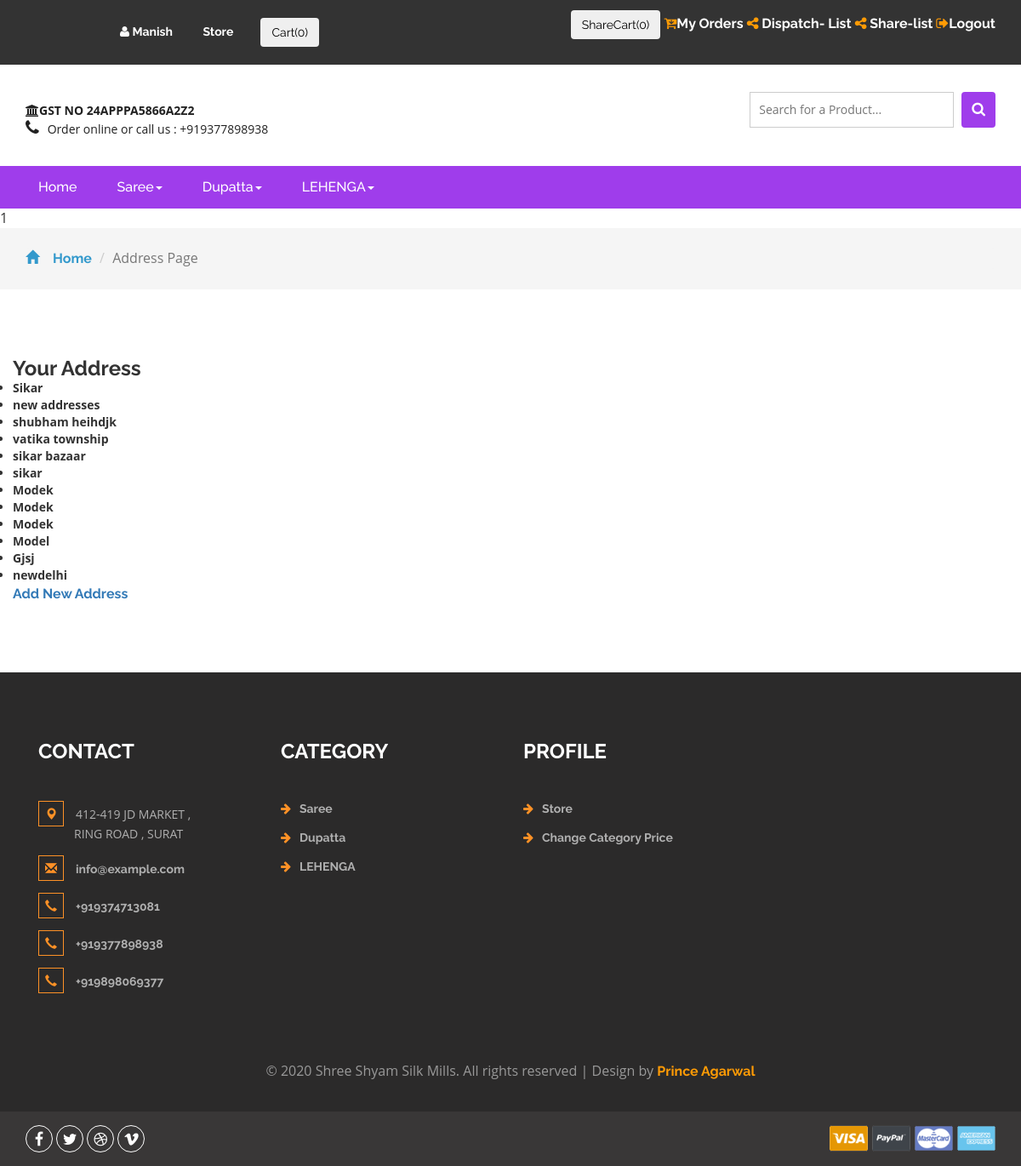
Screenshot of /api/addresses/ (signed in) with the database file from the repository.
### core/models.py (models this page shows, shortened)
class Category(models.Model):
    name = models.CharField(max_length=200)
    slug = models.SlugField()
    parent = models.ForeignKey('self',blank=True, null=True ,related_name='children',on_delete= models.CASCADE)
    class Meta:
        unique_together = ('slug', 'parent',)
        verbose_name_plural = "categories"
    def __str__(self):
        full_path = [self.name]
        k = self.parent
        while k is not None:
            full_path.append(k.name)
            k = k.parent
        return ' -> '.join(full_path[::-1])

class Address(models.Model):
    user = models.ForeignKey(settings.AUTH_USER_MODEL,
                             on_delete=models.CASCADE)
    street_address = models.TextField(max_length=5000)
    city = models.CharField(max_length=100)
    state = models.CharField(choices=STATE_CHOICES,max_length=255, null=True, blank=True)
    pincode = models.CharField(max_length=100)
    address_type = models.CharField(max_length=1, choices=ADDRESS_CHOICES)
    default = models.BooleanField(default=False)
    class Meta:
        verbose_name_plural = 'Addresses'

### core/api/views.py (the view, shortened to what this page needs)
# urls.py: path('addresses/', AddressListView.as_view(), name='address-list'),
class AddressListView(ListAPIView):
    permission_classes = (IsAuthenticated, )
    serializer_class = AddressSerializer
    template_name = "core/checkout.html"
    def get(self,request):
        template_name = "core/beverages.html"
        Address_list = Address.objects.filter(user= request.user)
        return render(request,template_name,{'Address_list':Address_list})

### Cashbackclick/context_processor.py (called while the page is built)
def add_variable_to_context(request):
    csrf_token = django.middleware.csrf.get_token(request)
    mylist = dict()
    categories = Category.objects.all()
    for i in categories:
        item = Item.objects.filter(category = i.id)
        if (len(item)):
            mylist[i.id] = item[0].image.url
    return {
        'image_list' : mylist,
        'csrf_token':csrf_token,
        'category_list': Category.objects.all(),
        'transport_list': Transport.objects.all()
    }

def add_form_to_context(request):
    return {
        'loginform': SignInViaUsernameForm
    }

def present_order(request):
    try:
        if request.user.is_authenticated:
            Present_order = Order.objects.get(user = request.user, ordered = False)
            return {
                'present_order': Present_order,
                'gst_list':GST_Numbers.objects.filter(user=request.user),
                'phone_list':Phone_Number.objects.filter(user=request.user),
                'address_list':Address.objects.filter(user=request.user),
            }
        else:
            return {
            'present_order': 0
            }
    except Order.DoesNotExist:
        return {
            'present_order': 0,
            'gst_list':GST_Numbers.objects.filter(user=request.user),
            'phone_list':Phone_Number.objects.filter(user=request.user),
            'address_list':Address.objects.filter(user=request.user)
        }

def present_share(request):
    try:
        if request.user.is_authenticated:
            present_share = Share.objects.get(user = request.user, shared = False)
            return {
                'present_share': present_share
            }
        else:
            return {
            'present_share': 0
            }
    except Share.DoesNotExist:
        return {
            'present_share': 0
        }

def check_user(request):
    try:
        if request.user.is_authenticated:
            if not request.user.userprofile:
                users= 1
            else:
                users = 1
        else:
            users =0
        return {
            'user_valid': users
        }
    except:
        return {
            'user_valid': 0
        }

### core/templates/core/beverages.html (shortened to what this page needs)
{% extends 'layouts/default/page.html' %}
{% load static %}
{% block content %}
	<div class="breadcrumbs">
		<div class="container">
			<ol class="breadcrumb breadcrumb1 animated wow slideInLeft" data-wow-delay=".5s">
				<li><a href="{% url 'index' %}"><span class="glyphicon glyphicon-home" aria-hidden="true"></span>Home</a></li>
				<li class="active">Address Page</li>
			</ol>
		</div>
	</div>
<div class='products'>
<div class="container">
    <div class="row">
{% if address_created %}
<h3> Address has been Successfully created </h3>
Your Address
<ul class="info">{% for Address in Address_list %}
<li>
    <strong>{{Address.street_address}}</strong>
</li>
{% endfor %}
</ul>
<a href="{% url 'new_address' %}" id="new_billing_address1"> Add New Address </a>
{% else %}
<h3> Your Address </h3>
<ul class="info">{% for Address in Address_list %}
<li>
    <strong>{{Address.street_address}}</strong>
</li>
{% endfor %}
</ul>
<a href="{% url 'new_address' %}" id="new_billing_address1"> Add New Address </a>
{% endif %}
</div>
</div>
</div>
{% endblock %}

### content/templates/layouts/default/page.html (shortened to what this page needs)
{% load static %}
<!DOCTYPE html>
<html>
<head>
<link href="{% static 'css/bootstrap.css' %}" rel="stylesheet" type="text/css" media="all" />
<link href="{% static 'css/style.css' %}" rel="stylesheet" type="text/css" media="all" />
<link href="{% static 'css/font-awesome.css' %}" rel="stylesheet">
<link href="{% static 'select2/dist/css/select2.min.css' %}" rel="stylesheet" />
</head>
<body>
	<div class="agileits_header" >
		<div class="container">
			<div class="agile-login">
				{% if request.user.is_authenticated %}
				<ul>
				    {% if request.user.userprofile.owner %}
                    <li> <a href="{% if request.user.userprofile.owner %} {% url 'admin:index' %} {% else %} {% url 'user_profile' %} {% endif %}" > <i class="fa fa-user" aria-hidden="true"></i> {{request.user.username}} </a></li>
                    <li> <a href="{% url 'product-list' %}" >  Store </a></li>
                   <li><a style="color:black" href="{% url 'order-summary' %}"><button type="button" class="btn btn-secondary mx-2" value="Cart">Cart(<span class="cartlength">0</span>)</button></li></a>
                    {% endif %}
				</ul>
				</div>
				<div class="product_list_header" >
                    {% if request.user.userprofile.owner %}
                    <a style="color:black" href="{% url 'share-summary' %}"><button type="button" class="btn btn-secondary mx-2">ShareCart(<span id="sharecart" style="color:black;">0</span>)</button></a>
                    <a style="color:white" href = "{% url 'order-list' %}"><i class="fa fa-cart-arrow-down" style="color:#ff9b05;" aria-hidden="true"></i>My Orders<t></t></a>
					<a style="color:white" href = "{% url 'dispatch-summary' %}"><i class="fa fa-share-alt" style="color:#ff9b05;" aria-hidden="true"></i> Dispatch- List<t></t></a>
                    <a style="color:white" href = "{% url 'share-list' %}"><i class="fa fa-share-alt" style="color:#ff9b05;" aria-hidden="true"></i> Share-list<t></t>  </a>
                    <a style="color:white" href = "{% url 'accounts:log_out' %}"><i class="fa fa-sign-out" style="color:#ff9b05;" aria-hidden="true"></i>Logout</a>
                    {% endif %}
                </div>
				{% else %}
				<ul>
					<li><a href="{% url  'accounts:sign_up' %}"> Create Account </a></li>
					<li><a href="{% url  'accounts:log_in' %}">Login</a></li>
				</ul>
		</div>
				{% endif %}
			<div class="clearfix"> </div>
		</div>
	</div>
	<div class="logo_products">
		<div class="container">
		<div class="w3ls_logo_products_left1">
				<ul class="phone_email">
                    <strong><li><i class="fa fa-university" aria-hidden="true"></i>GST NO 24APPPA5866A2Z2</li> </strong>
                    <li><i class="fa fa-phone" aria-hidden="true"></i>Order online or call us : +919377898938 </li>
                    <br>
				</ul>
			</div>
            {% if request.user.is_authenticated %}
		<div class="w3l_search">
			<form action="{% url 'search' %}" method="post">
                <input type="search" name="search" placeholder="Search for a Product..." required="">
				<button type="submit" class="btn btn-default search" aria-label="Left Align">
					<i class="fa fa-search" aria-hidden="true"> </i>
				</button>
			</form>
        </div>
        {% endif %}
			<div class="clearfix"> </div>
		</div>
	</div>
{% if request.user.is_authenticated %}
	<div class="navigation-agileits">
		<div class="container">
			<nav class="navbar navbar-default">
							<div class="collapse navbar-collapse" id="bs-megadropdown-tabs">
								<ul class="nav navbar-nav">
									<li class="active"><a href="{% url 'index' %}" class="act">Home</a></li>
									{% for category in category_list %}
									{% if category.parent %}
									{% else %}
									{% if category.children %}
									<li class="dropdown">
										<a href="{% url 'category-page' category.id %}" class="dropdown-toggle" data-toggle="dropdown">{{category.name}}<b class="caret"></b></a>
									</li>
									{% else %}
									<li><a href="{% url 'category-page' category.id %}">{{category.name}}</a></li>
									{% endif %}
									{% endif %}
									{% endfor %}
								</ul>
							</div>
							</nav>
			</div>
		</div>
{% endif %}
{% if request.user.is_authenticated %}
{{user_valid}}
{% if user_valid %}
    {% block content %}{% endblock %}
{% endif %}
{% endif %}
<div class="footer">
    <div class="container">
        <div class="w3_footer_grids">
            <div class="col-md-3 w3_footer_grid">
                <h3>Contact</h3>
                <ul class="address">
                    <li><i class="glyphicon glyphicon-map-marker" aria-hidden="true"></i>412-419 JD MARKET , <span> RING ROAD , SURAT</span></li>
                    <li><i class="glyphicon glyphicon-envelope" aria-hidden="true"></i><a href="mailto:info@example.com">info@example.com</a></li>
                    <li><i class="glyphicon glyphicon-earphone" aria-hidden="true"></i><a href="tel:+919374713081">+919374713081</a></li>
                    <li><i class="glyphicon glyphicon-earphone" aria-hidden="true"></i><a href="tel:+919377898938">+919377898938</a></li>
                    <li><i class="glyphicon glyphicon-earphone" aria-hidden="true"></i><a href="tel:+919898069377">+919898069377</a></li>
                </ul>
            </div>
            {% if request.user.is_authenticated %}
            <div class="col-md-3 w3_footer_grid">
                <h3>Category</h3>
                <ul class="info">
									{% for category in category_list %}
									{% if category.parent %}
									{% else %}
									{% if category.children %}
                                    <li><i class="fa fa-arrow-right" aria-hidden="true"></i><a href="{% url 'category-page' category.id %}">{{category.name}}</a></li>
									{% else %}
									<li><a href="{% url 'category-page' category.id %}">{{category.name}}</a></li>
									{% endif %}
									{% endif %}
									{% endfor %}
                    </ul>
            </div>
            <div class="col-md-3 w3_footer_grid">
                <h3>Profile</h3>
                <ul class="info">
                    <li><i class="fa fa-arrow-right" aria-hidden="true"></i><a href="{% url 'product-list' %}">Store</a></li>
                   {% if request.user.userprofile.owner %}
                   <li><i class="fa fa-arrow-right" aria-hidden="true"></i><a href="{% url 'category_price' %}">Change Category Price </a></li>
                   {% endif %}
                </ul>
            </div>
            {% endif %}
            <div class="clearfix"> </div>
        </div>
    </div>
    <div class="footer-copy">
        <div class="container">
            <p>© 2020 Shree Shyam Silk Mills. All rights reserved | Design by <a href="http://w3layouts.com/">Prince Agarwal</a></p>
        </div>
    </div>
</div>
<div class="footer-botm">
        <div class="container">
            <div class="w3layouts-foot">
                <ul>
                    <li><a href="#" class="w3_agile_facebook"><i class="fa fa-facebook" aria-hidden="true"></i></a></li>
                    <li><a href="#" class="agile_twitter"><i class="fa fa-twitter" aria-hidden="true"></i></a></li>
                    <li><a href="#" class="w3_agile_dribble"><i class="fa fa-dribbble" aria-hidden="true"></i></a></li>
                    <li><a href="#" class="w3_agile_vimeo"><i class="fa fa-vimeo" aria-hidden="true"></i></a></li>
                </ul>
            </div>
            <div class="payment-w3ls">
                <img src="{% static 'images/card.png' %}" alt=" " class="img-responsive">
            </div>
            <div class="clearfix"> </div>
        </div>
    </div>
</body>
</html>

### core/templates/core/beverages.html (style rules this page uses)
* { box-sizing: border-box; }
.row:after { content: ""; display: table; clear: both; }

### content/templates/layouts/default/page.html (style rules this page uses)
* { box-sizing: border-box; -webkit-box-sizing: border-box; -moz-box-sizing: border-box; }

### rows the page displays
Category: name "Saree"
Category: name "Dupatta"
Category: name "LEHENGA"
Address: street_address "Sikar"
Address: street_address "new addresses"
Address: street_address "shubham heihdjk"
Address: street_address "vatika township"
Address: street_address "sikar bazaar"
Address: street_address "sikar"
Address: street_address "Modek"
Address: street_address "Modek"
Address: street_address "Modek"
Address: street_address "Model"
Address: street_address "Gjsj"
Address: street_address "newdelhi"

### other values shown
{{ request.user.username }} "Manish"
{{ user_valid }} "1"
